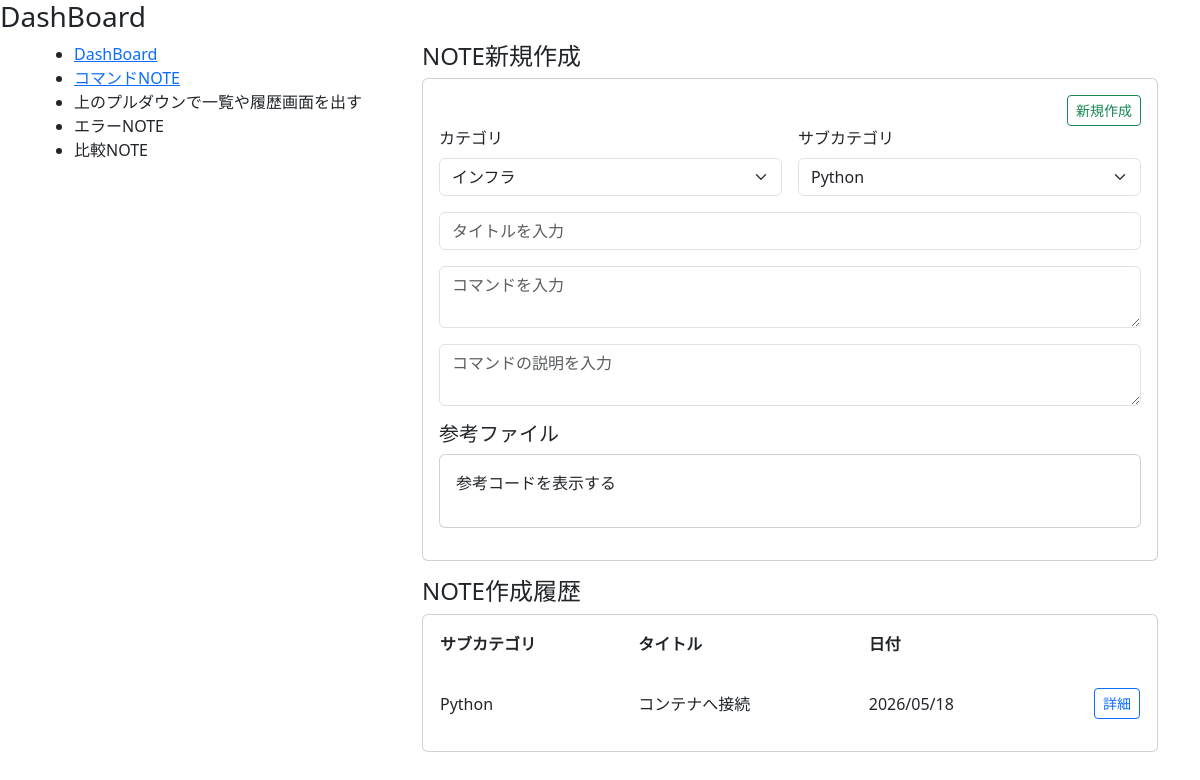
Before: / with the older database file.
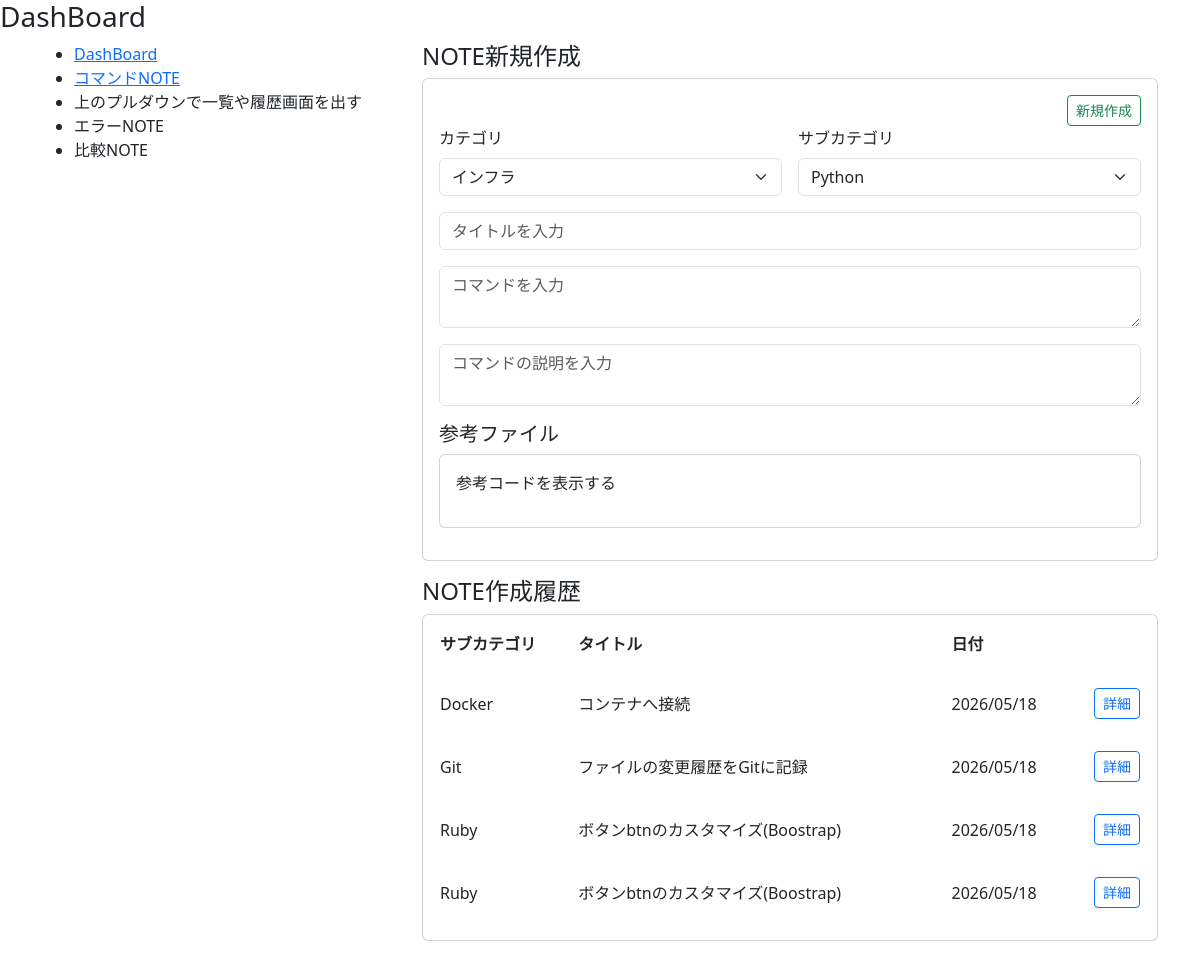
After: the same page with the newer database file.
### notebook/models.py (models this page shows)
class Note(models.Model):
  category = models.ForeignKey(SubCategory, on_delete=models.CASCADE)
  title = models.CharField(max_length=30)
  command = models.TextField()
  description =  models.TextField()
  created_at = models.DateTimeField(auto_now_add=True)
  updated_at = models.DateTimeField(auto_now=True)

class SubCategory(models.Model):
  category = models.ForeignKey(Category, on_delete=models.CASCADE)
  name = models.CharField(max_length=10)
  def __str__(self):
    return self.name

### notebook/views.py (the view)
# urls.py: path('', views.dashboard, name='dashboard'),
def dashboard(request):
  notes = Note.objects.all()
  categories = Category.objects.all()
  sub_categories = SubCategory.objects.all()
  return render(request, 'notebook/dashboard.html',{'notes': notes, 'categories': categories, 'sub_categories': sub_categories})

### notebook/templates/notebook/dashboard.html (shortened to what this page needs)
{% extends 'notebook/base.html' %}
{% block content %}
  <h3>DashBoard</h3>
  <div class="container">
    <div class="row">
      <div class="'col-12">
        <div class="row">
          <div class="'col-12 col-md-4">
            <ul>
              <li><a href="{% url 'dashboard' %}">DashBoard</a></li>
              <li><a href="{% url 'index' %}">コマンドNOTE</a></li>
              <li>上のプルダウンで一覧や履歴画面を出す</li>
              <li>エラーNOTE</li>
              <li>比較NOTE</li>
            </ul>
          </div>
          <div class="'col-12 col-md-8">
            <h4>NOTE新規作成</h4>
            <div class="card p-3 mb-3">
              <form method="POST" action="/create/">
                <div class="d-flex justify-content-end">
                  <button type="submit" class="btn btn-sm btn-outline-success">新規作成</button>
                </div>
                <div class="d-flex gap-3 mb-3">
                  <div class="w-100">
                    <label class="form-label">カテゴリ</label>
                    <select name="category" class="form-select w-100">
                      {% for category in categories %}
                        <option value="{{ category.id }}">{{ category.name }}</option>
                      {% endfor %}
                    </select>
                  </div>
                  <div class="w-100">
                    <label class="form-label">サブカテゴリ</label>
                    <select name="sub_category" class="form-select w-100">
                      {% for sub_category in sub_categories %}
                        <option value="{{ sub_category.id }}">{{ sub_category.name }}</option>
                      {% endfor %}
                    </select>
                  </div>
                </div>
                <div class="d-flex mb-3">
                  <input type="text" name="title" placeholder="タイトルを入力" class="form-control">
                </div>
                <div class="d-flex mb-3">
                  <textarea name="command" placeholder="コマンドを入力" class="form-control"></textarea>
                </div>
                <div class="d-flex mb-3">
                  <textarea name="description" placeholder="コマンドの説明を入力" class="form-control"></textarea>
                </div>
              </form>
              <h5>参考ファイル</h5>
              <div class="card p-3 mb-3">
                <div class="note-category mb-3">参考コードを表示する</div>
              </div>
            </div>
            <h4>NOTE作成履歴</h4>
            <div class="card p-3 mb-3">
              <table>
                <thead>
                  <tr class="align-middle">
                    <th class="pb-3">サブカテゴリ</th>
                    <th class="pb-3">タイトル</th>
                    <th class="pb-3">日付</th>
                    <th class="pb-3"></th>
                  </tr>
                </thead>
                <tbody>
                  {% for note in notes %}
                    <tr class="align-middle">
                      <td class="pt-3 pb-3">{{ note.category }}</td>
                      <td class="pt-3 pb-3">{{ note.title }}</td>
                      <td class="pt-3 pb-3">{{ note.created_at|date:"Y/m/d" }}</td>
                      <td class="text-end pt-3 pb-3"><a href="{% url 'show' id=note.id %}" class="btn btn-sm btn-outline-primary">詳細 </a></td>
                    </tr>
                  {% endfor %}
                </tbody>
              </table>
            </div>
          </div>
        </div>
      </div>
    </div>
  </div>
{% endblock %}

### notebook/templates/notebook/base.html (shortened to what this page needs)
<!DOCTYPE html>
<html lang="ja">
<head>
  <link href="https://cdn.jsdelivr.net/npm/bootstrap@5.3.8/dist/css/bootstrap.min.css" rel="stylesheet">
</head>
<body>
  {% block content %}
  {% endblock %}
</body>
</html>

Changed rows visible on the page:
changed Note "コンテナへ接続": category "Python" → "Docker"
added Note: category "Git", title "ファイルの変更履歴をGitに記録", created_at "2026/05/18"
added Note: category "Ruby", title "ボタンbtnのカスタマイズ(Boostrap)", created_at "2026/05/18"
added Note: category "Ruby", title "ボタンbtnのカスタマイズ(Boostrap)", created_at "2026/05/18"
